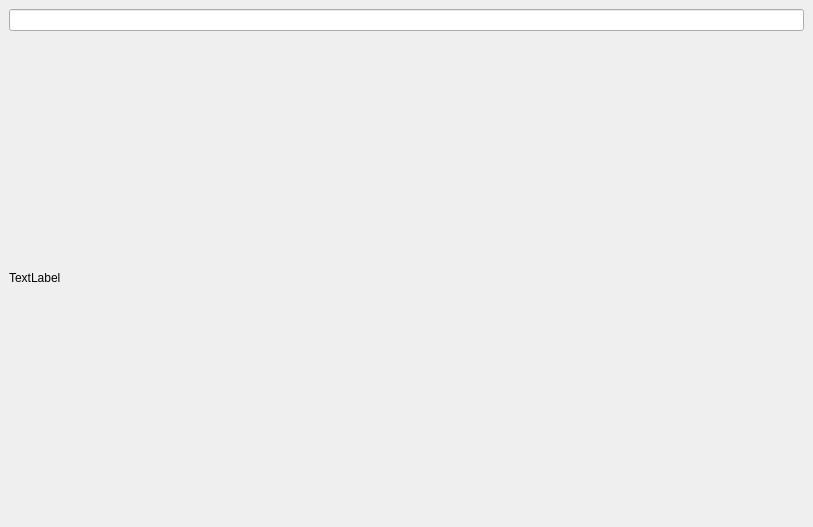
<?xml version="1.0" encoding="UTF-8"?>
<ui version="4.0">
 <class>MainWindow</class>
 <widget class="QMainWindow" name="MainWindow">
  <property name="geometry">
   <rect>
    <x>0</x>
    <y>0</y>
    <width>813</width>
    <height>527</height>
   </rect>
  </property>
  <property name="sizePolicy">
   <sizepolicy hsizetype="Expanding" vsizetype="Expanding">
    <horstretch>0</horstretch>
    <verstretch>0</verstretch>
   </sizepolicy>
  </property>
  <property name="minimumSize">
   <size>
    <width>300</width>
    <height>200</height>
   </size>
  </property>
  <property name="windowTitle">
   <string>MainWindow</string>
  </property>
  <widget class="QWidget" name="centralwidget">
   <layout class="QGridLayout" name="gridLayout">
    <item row="0" column="0">
     <widget class="QLineEdit" name="lineEdit"/>
    </item>
    <item row="1" column="0">
     <widget class="QLabel" name="label">
      <property name="sizePolicy">
       <sizepolicy hsizetype="Expanding" vsizetype="Minimum">
        <horstretch>0</horstretch>
        <verstretch>0</verstretch>
       </sizepolicy>
      </property>
      <property name="text">
       <string>TextLabel</string>
      </property>
     </widget>
    </item>
   </layout>
  </widget>
 </widget>
 <resources/>
 <connections/>
</ui>
